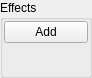
<?xml version="1.0" encoding="UTF-8"?>
<ui version="4.0">
 <class>EffectButtonStrip</class>
 <widget class="QWidget" name="EffectButtonStrip">
  <property name="geometry">
   <rect>
    <x>0</x>
    <y>0</y>
    <width>92</width>
    <height>78</height>
   </rect>
  </property>
  <property name="windowTitle">
   <string>Form</string>
  </property>
  <layout class="QHBoxLayout" name="horizontalLayout">
   <property name="spacing">
    <number>0</number>
   </property>
   <property name="leftMargin">
    <number>0</number>
   </property>
   <property name="topMargin">
    <number>0</number>
   </property>
   <property name="rightMargin">
    <number>0</number>
   </property>
   <property name="bottomMargin">
    <number>0</number>
   </property>
   <item>
    <widget class="QGroupBox" name="grpEffects">
     <property name="title">
      <string>Effects</string>
     </property>
     <property name="alignment">
      <set>Qt::AlignLeading|Qt::AlignLeft|Qt::AlignTop</set>
     </property>
     <layout class="QVBoxLayout" name="grpLayout">
      <property name="spacing">
       <number>0</number>
      </property>
      <property name="leftMargin">
       <number>0</number>
      </property>
      <property name="topMargin">
       <number>0</number>
      </property>
      <property name="rightMargin">
       <number>0</number>
      </property>
      <property name="bottomMargin">
       <number>0</number>
      </property>
      <item>
       <widget class="QWidget" name="buttons" native="true">
        <layout class="QVBoxLayout" name="buttonlayout">
         <property name="spacing">
          <number>1</number>
         </property>
         <property name="leftMargin">
          <number>1</number>
         </property>
         <property name="topMargin">
          <number>1</number>
         </property>
         <property name="rightMargin">
          <number>1</number>
         </property>
         <property name="bottomMargin">
          <number>1</number>
         </property>
         <item>
          <widget class="QPushButton" name="btnAdd">
           <property name="text">
            <string>Add</string>
           </property>
          </widget>
         </item>
         <item>
          <spacer name="verticalSpacer">
           <property name="orientation">
            <enum>Qt::Vertical</enum>
           </property>
           <property name="sizeHint" stdset="0">
            <size>
             <width>20</width>
             <height>34</height>
            </size>
           </property>
          </spacer>
         </item>
        </layout>
       </widget>
      </item>
     </layout>
    </widget>
   </item>
  </layout>
 </widget>
 <resources/>
 <connections/>
</ui>
